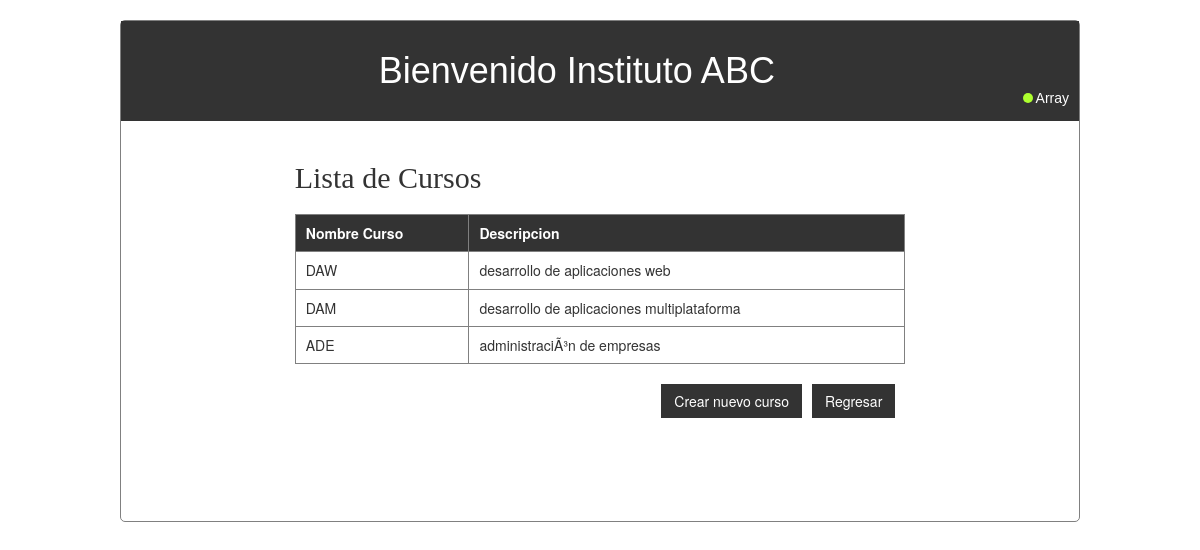
Page /cursos.php (signed in) on the committed database.
### tables this page shows
CREATE TABLE IF NOT EXISTS `cursos` (
`id_curso` int(11) NOT NULL,
  `curso` varchar(45) NOT NULL,
  `descripcion` varchar(50) NOT NULL,
  `fk_profesor` int(11) NOT NULL
);

### APP/models/functions.php (called while the page is built, shortened)
<?php
class Functions{
    private $conexion;
    public function __construct() {
        require_once('conexion.php');
            $this->conexion= new conexion();
            $this->conexion->conectar();
    }
    function ListaCursos(){
        $consulta = 'SELECT * FROM cursos';
        $cursos = $this->conexion->conexion->query($consulta);
        return $cursos;
    }
}

### APP/models/conexion.php (called while the page is built, shortened)
<?php
class conexion{
    private $host;
    private $user;
    private $password;
    private $database;
    public function __construct(){
        $this->host   = "127.0.0.1";
        $this->user   = "root";
        $this->password ="";
        $this->database = "instituto";
    }
    function conectar(){
       $this->conexion = new mysqli($this->host,$this->user,$this->password,$this->database);
    }
}

### cursos.php (the view, shortened to what this page needs)
<!DOCTYPE html>
<html>
<head>
</head>
<body>
	<div class='content-loggin'>
		<?php
	    	  include('APP/models/functions.php');
	    ?>
		<div class="content-datos" style="padding-bottom: 0px;">
			<h4>Lista de Cursos</h4>
			<?php
	    	  	$instancia = new Functions();
            	$result = $instancia->ListaCursos();
	            echo '<table border=1 class="tabla-datos">';
		        echo '<tr class="head-table">';
		        echo "<th>Nombre Curso</th>";
		        echo "<th>Descripcion</th>";
		        echo "</tr>";
		        while($fila = mysqli_fetch_array($result, MYSQLI_ASSOC)){
		        	echo '<tr>';
		            echo '<td>'.$fila["curso"].'</td>';
		            echo '<td>'.$fila["descripcion"].'</td>';
		            echo '</tr>';
		        }
		        echo '</table>';
			?>
			<a href="home.php" class='btn btn-regresar'> Regresar</a>
			<div class="btn btn-regresar" id="crear_curso">Crear nuevo curso</div>
		</div>
	</div>
</body>
</html>

### recursos/css/index.css (style rules this page uses)
.content-loggin { width: 80%; border: 1px solid gray; border-radius: 5px; margin: 20px auto; min-height: 440px; height: auto; }
.content-loggin header { width: 100%; height: 100px; padding: 10px; background-color: #333; text-align: center; color: white; font-family: arial; font-weight: bold; }

### recursos/css/home.css (style rules this page uses)
.var_sesion { font-size: 14px; float: right; margin-top: 40px; cursor: pointer; }
.circle { height: 10px; width: 10px; background-color: greenyellow; float: left; border-radius: 50px; margin-right: 3px; margin-top: 2px; }
.tabla-datos { width: 100%; margin: 20px auto; min-height: 150px; height: auto; }
.content-datos { padding: 30px; width: 70%; margin: auto; min-height: 400px; }
h4 { font-family: fantasy; font-size: 30px; letter-spacing: 0px; }
.head-table { background-color: #333; color: white; }
.btn-regresar { float: right; background-color: #333; color: white; border-radius: 0px; display: block; margin-bottom: 30px; margin-right: 10px; }
td { padding-left: 10px; }
th { padding-left: 10px; }

### rows in the picture
cursos: curso "DAW", descripcion "desarrollo de aplicaciones web"
cursos: curso "DAM", descripcion "desarrollo de aplicaciones multiplataforma"
cursos: curso "ADE", descripcion "administraciÃ³n de empresas"
